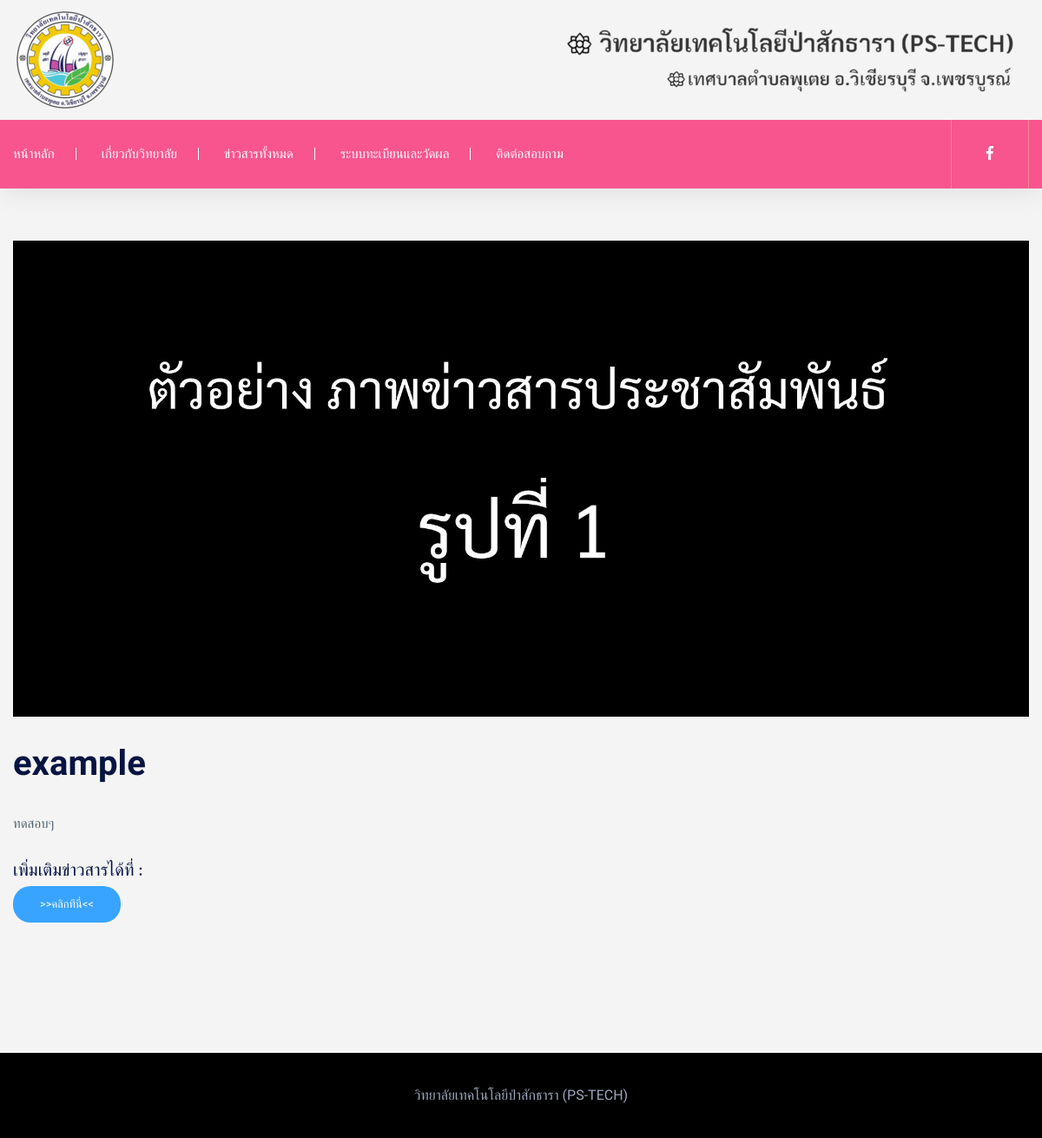
Page /news_detail.php?n_id=18 on the committed database.
### tables this page shows
CREATE TABLE `news` (
  `n_id` tinyint(4) NOT NULL,
  `n_name` varchar(150) NOT NULL,
  `n_ot` text NOT NULL,
  `n_pic` varchar(100) NOT NULL,
  `t_id` tinyint(4) NOT NULL,
  `n_link` text NOT NULL,
  `n_date` date NOT NULL,
  `n_ex` date DEFAULT NULL,
  `n_status` char(1) NOT NULL
);

### news_detail.php (the view, shortened to what this page needs)
<?php
include 'connect.php';
$n_id = $_GET['n_id'];
$sql = "SELECT * FROM news AS news
INNER JOIN teacher AS teacher
    on (news.t_id = teacher.t_id) WHERE n_id = '$n_id'";
$result = mysqli_query($conn, $sql)
    or die("3.ไม่สามารถประมวลผลคำสั่งได้") . mysqli_error();
$rs = mysqli_fetch_array($result)
?>
<!doctype html>
<html class="no-js" lang="zxx">
<head>
    <link rel="stylesheet" href="assets/css/bootstrap.min.css">
    <link rel="stylesheet" href="assets/css/owl.carousel.min.css">
    <link rel="stylesheet" href="assets/css/ticker-style.css">
    <link rel="stylesheet" href="assets/css/flaticon.css">
    <link rel="stylesheet" href="assets/css/slicknav.css">
    <link rel="stylesheet" href="assets/css/animate.min.css">
    <link rel="stylesheet" href="assets/css/magnific-popup.css">
    <link rel="stylesheet" href="assets/css/fontawesome-all.min.css">
    <link rel="stylesheet" href="assets/css/themify-icons.css">
    <link rel="stylesheet" href="assets/css/slick.css">
    <link rel="stylesheet" href="assets/css/nice-select.css">
    <link rel="stylesheet" href="assets/css/style.css">
</head>
<body>
    <?php include 'header.php'; ?>
    <main>
        <div class="about-area2 gray-bg pt-60 pb-60">
            <div class="container">
                <div class="row">
                    <div class="col-lg-12">
                        <div class="about-right mb-90">
                            <div class="about-img">
                                <?php echo '<img src="image/' . $rs['n_pic'] . '"  alt="">' ?>
                            </div>
                            <div class="heading-news mb-30 pt-30">
                                <h3><?php echo "$rs[n_name]"; ?></h3>
                            </div>
                            <div class="about-prea">
                                <p class="about-pera1 mb-25"><?php echo "$rs[n_ot]"; ?></p>
                            </div>
                                <div class="section-tittle">
                                    <h5 class="mr-20"> เพิ่มเติมข่าวสารได้ที่ :</h5>
                                    <a href="<?php echo "$rs[n_link]"; ?>" class="genric-btn info circle"> >>คลิกทีนี่<< </a>
                                </div>
                            </div>
                        </div>
                    </div>
                </div>
            </div>
    </main>
    <?php include 'footer.php'; ?>
</body>
</html>

### header.php (style rules this page uses)
body, h1, h2, div, h3, h4, p { font-family: 'Sarabun'; }

### rows in the picture
news: n_pic (picture), n_name "example", n_ot "ทดสอบๆ"
